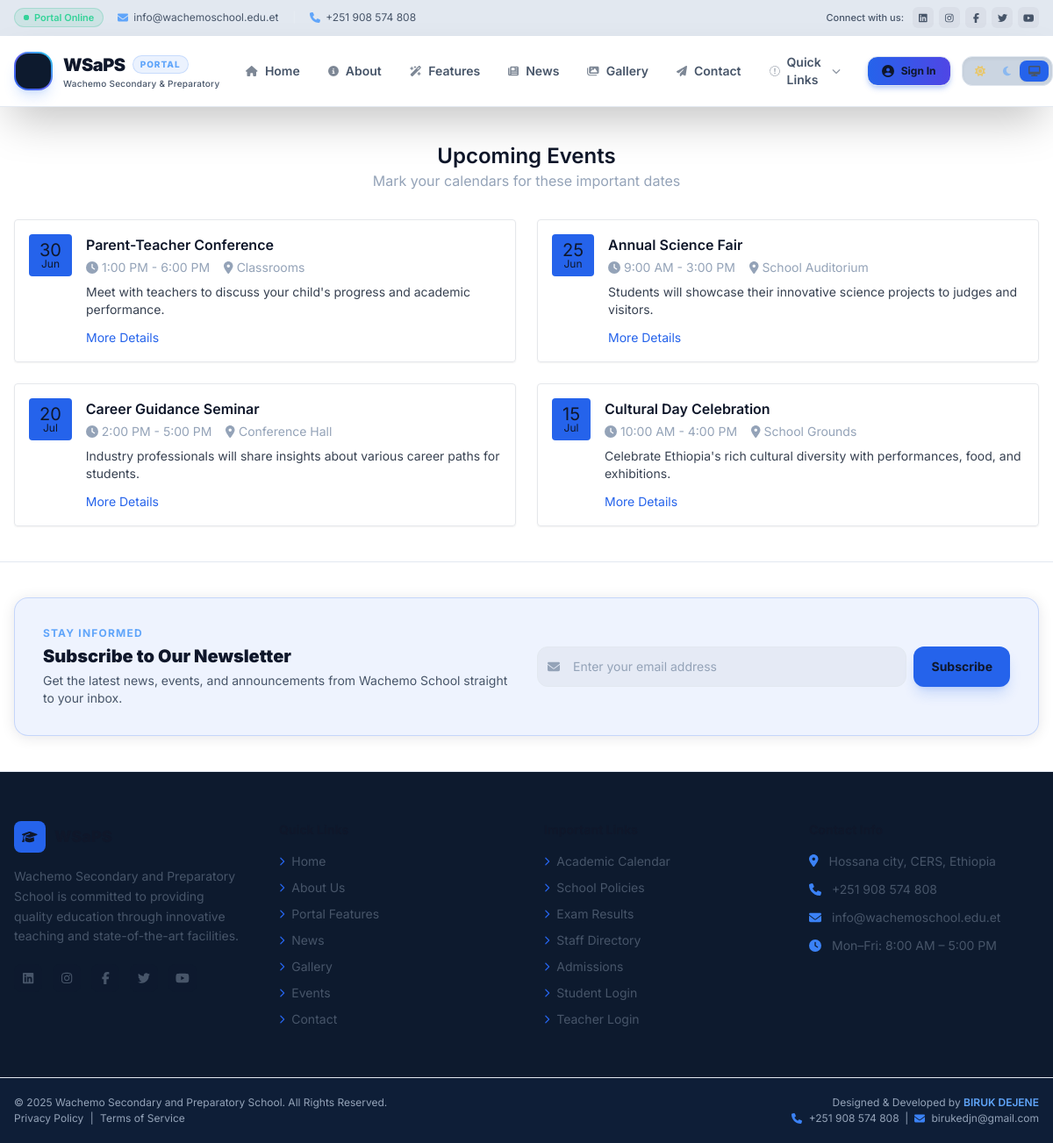
Before: /event/ with the older database file.
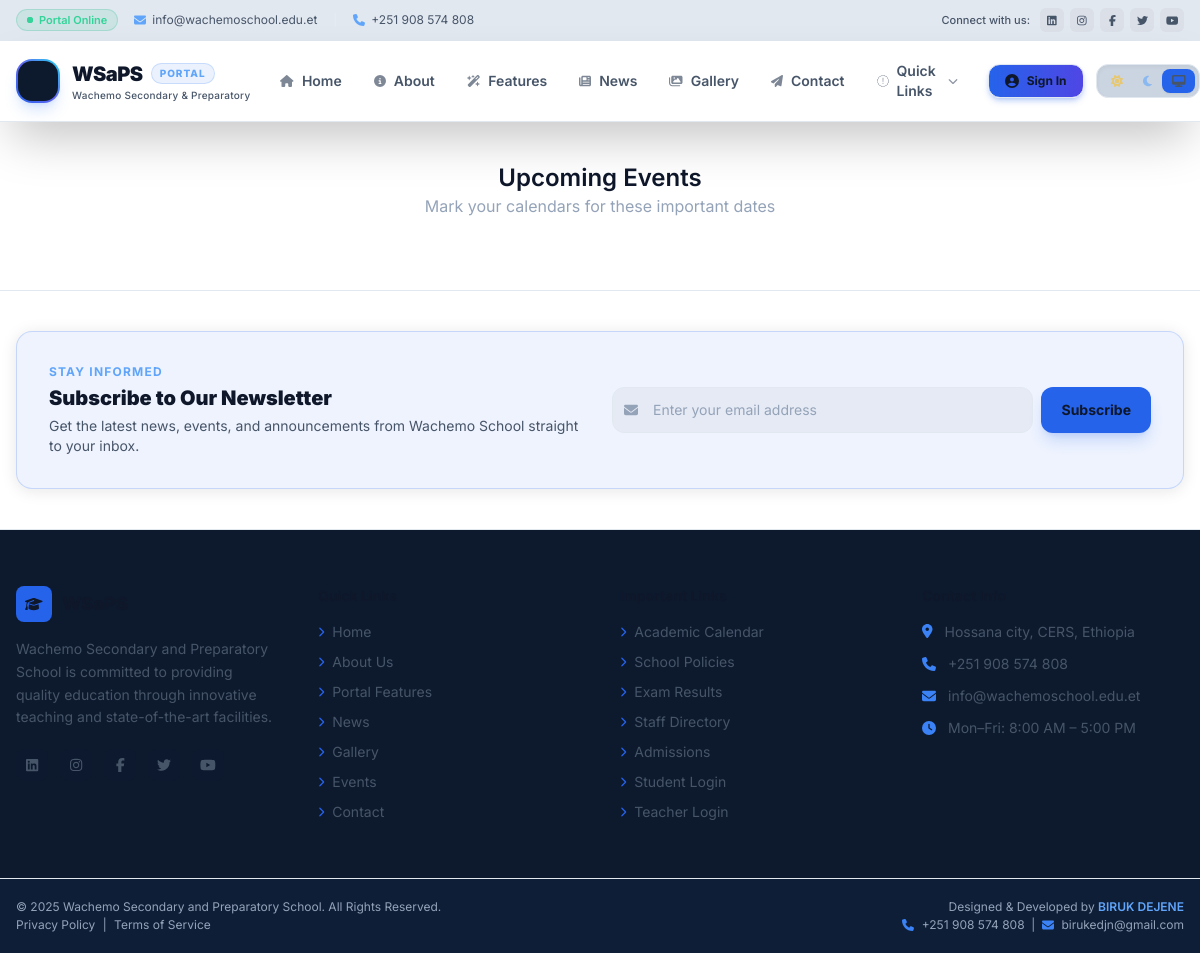
After: the same page with the newer database file.
### wachemosaps/models.py (models this page shows, shortened)
class Event(models.Model):
    title = models.CharField(max_length=200)
    description = models.TextField()
    day = models.IntegerField(validators=[MinValueValidator(1), MaxValueValidator(31)])
    MONTH_CHOICES = [
        ('Jan', 'January'),
        ('Feb', 'February'),
        ('Mar', 'March'),
        ('Apr', 'April'),
        ('May', 'May'),
        ('Jun', 'June'),
        ('Jul', 'July'),
        ('Aug', 'August'),
        ('Sep', 'September'),
        ('Oct', 'October'),
        ('Nov', 'November'),
        ('Dec', 'December'),
    ]
    month = models.CharField(max_length=3, choices=MONTH_CHOICES)
    location = models.CharField(max_length=200, blank=True, null=True)
    duration = models.CharField(max_length=100, blank=True, null=True)

### wachemosaps/views.py (the view)
# urls.py: path('event/', views.event, name='event'),
def event(request):
    events= Event.objects.all().order_by('-day', '-month')
    context = {
        'events': events
    }
    return render(request, 'event.html', context)

### templates/event.html (shortened to what this page needs)
{% extends "base.html" %}
{% block content %}
<section class="bg-white">
  <div class="max-w-7xl mx-auto px-4 py-10">
    <div class="text-center mb-8">
      <h2 class="text-2xl font-semibold">Upcoming Events</h2>
      <p class="text-gray-600">Mark your calendars for these important dates</p>
    </div>
    <div class="grid grid-cols-1 lg:grid-cols-2 gap-6">
      {% for event in events %}
      <div class="border rounded shadow-sm p-4 flex gap-4 items-start">
        <div class="bg-blue-600 text-white rounded px-3 py-2 text-center">
          <span class="block text-xl leading-none">{{ event.day }}</span>
          <span class="block text-xs leading-none">{{ event.month }}</span>
        </div>
        <div class="flex-1">
          <h3 class="font-semibold">{{ event.title }}</h3>
          <p class="text-sm text-gray-600 flex items-center gap-4 mt-1">
            <span><i class="fas fa-clock mr-1"></i>{{ event.duration }}</span>
            <span><i class="fas fa-map-marker-alt mr-1"></i>{{ event.location }}</span>
          </p>
          <p class="mt-2 text-gray-700 text-sm">{{ event.description }}</p>
          <a href="#" class="inline-block mt-3 text-sm text-blue-600 hover:underline">More Details</a>
        </div>
      </div>
      {% endfor %}
    </div>
  </div>
</section>
{% endblock %}

Changed rows visible on the page:
removed Event: day "30", month "Jun", title "Parent-Teacher Conference", duration "1:00 PM - 6:00 PM", location "Classrooms", description "Meet with teachers to discuss your child's progress and academic performance."
removed Event: day "25", month "Jun", title "Annual Science Fair", duration "9:00 AM - 3:00 PM", location "School Auditorium", description "Students will showcase their innovative science projects to judges and visitors."
removed Event: day "20", month "Jul", title "Career Guidance Seminar", duration "2:00 PM - 5:00 PM", location "Conference Hall", description "Industry professionals will share insights about various career paths for students."
removed Event: day "15", month "Jul", title "Cultural Day Celebration", duration "10:00 AM - 4:00 PM", location "School Grounds", description "Celebrate Ethiopia's rich cultural diversity with performances, food, and exhibitions."
